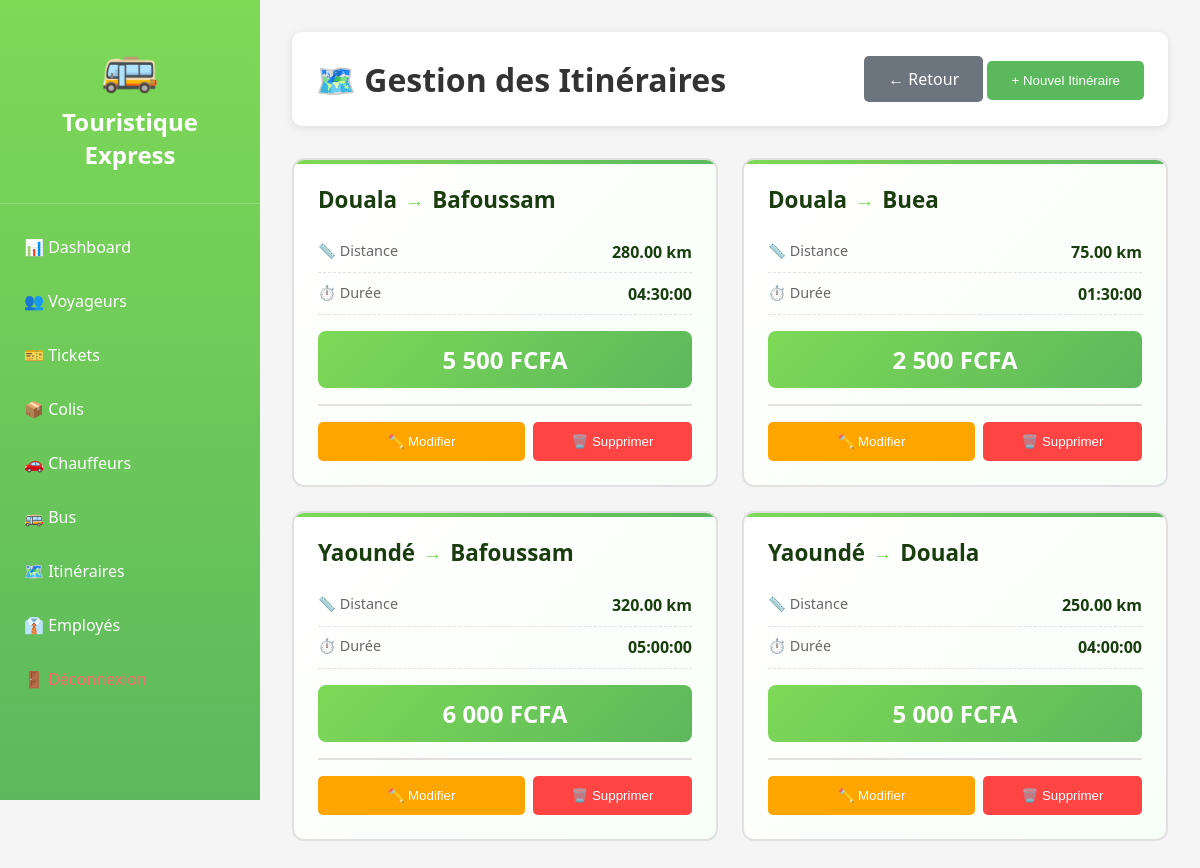
Page /admin_itineraires.php (signed in) on the committed database.
### tables this page shows
CREATE TABLE itineraires (
    id_itineraire INT AUTO_INCREMENT PRIMARY KEY,
    ville_depart VARCHAR(100) NOT NULL,
    ville_arrivee VARCHAR(100) NOT NULL,
    distance_km DECIMAL(10,2),
    duree_estimee TIME,
    prix_base DECIMAL(10,2) NOT NULL
);

### admin_itineraires.php (the view, shortened to what this page needs)
<?php
$conn = getDBConnection();
$itineraires = $conn->query("SELECT * FROM itineraires ORDER BY ville_depart, ville_arrivee")->fetchAll(PDO::FETCH_ASSOC);
?>
<!DOCTYPE html>
<html lang="fr">
<head>
</head>
<body>
    <aside class="sidebar">
        <div class="logo-sidebar">
            <div style="font-size: 3rem;">🚌</div>
            <h2><?php echo APP_NAME; ?></h2>
        </div>
        <ul class="menu">
            <li><a href="admin_dashboard.php"><span>📊</span> Dashboard</a></li>
            <li><a href="admin_voyageurs.php"><span>👥</span> Voyageurs</a></li>
            <li><a href="admin_tickets.php"><span>🎫</span> Tickets</a></li>
            <li><a href="admin_colis.php"><span>📦</span> Colis</a></li>
            <li><a href="admin_chauffeurs.php"><span>🚗</span> Chauffeurs</a></li>
            <li><a href="admin_bus.php"><span>🚌</span> Bus</a></li>
            <li><a href="admin_itineraires.php" class="active"><span>🗺️</span> Itinéraires</a></li>
            <li><a href="admin_employes.php"><span>👔</span> Employés</a></li>
            <li><a href="logout.php" style="color: #ff6b6b;"><span>🚪</span> Déconnexion</a></li>
        </ul>
    </aside>
    <main class="main-content">
        <div class="top-bar">
            <h1>🗺️ Gestion des Itinéraires</h1>
            <div>
                <a href="admin_dashboard.php" class="btn btn-back">← Retour</a>
                <button onclick="openModal('create')" class="btn btn-primary">+ Nouvel Itinéraire</button>
            </div>
        </div>
        <div class="itineraires-grid">
            <?php foreach ($itineraires as $it): ?>
            <div class="itineraire-card">
                <div class="route">
                    <span><?php echo htmlspecialchars($it['ville_depart']); ?></span>
                    <span class="route-arrow">→</span>
                    <span><?php echo htmlspecialchars($it['ville_arrivee']); ?></span>
                </div>
                <div class="detail-row">
                    <span class="detail-label">📏 Distance</span>
                    <span class="detail-value"><?php echo $it['distance_km']; ?> km</span>
                </div>
                <div class="detail-row">
                    <span class="detail-label">⏱️ Durée</span>
                    <span class="detail-value"><?php echo $it['duree_estimee']; ?></span>
                </div>
                <div class="price-tag">
                    <?php echo number_format($it['prix_base'], 0, ',', ' '); ?> FCFA
                </div>
                <div class="card-actions">
                    <button onclick='editItineraire(<?php echo json_encode($it); ?>)' class="btn btn-warning btn-small" style="flex: 1;">✏️ Modifier</button>
                    <form method="POST" style="flex: 1;" onsubmit="return confirm('Confirmer la suppression ?');">
                        <button type="submit" class="btn btn-danger btn-small" style="width: 100%;">🗑️ Supprimer</button>
                    </form>
                </div>
            </div>
            <?php endforeach; ?>
        </div>
    </main>
</body>
</html>

### admin_itineraires.php (style rules this page uses)
* { margin: 0; padding: 0; box-sizing: border-box; }
body { font-family: 'Segoe UI', Tahoma, Geneva, Verdana, sans-serif; background: #f5f5f5; }
.sidebar { position: fixed; left: 0; top: 0; width: 260px; height: 100vh; background: linear-gradient(180deg, #7ed957 0%, #5cb85c 100%); color: white; padding: 2rem 0; overflow-y: auto; }
.logo-sidebar { text-align: center; padding: 0 1rem 2rem; border-bottom: 1px solid rgba(255,255,255,0.2); }
.logo-sidebar h2 { font-size: 1.5rem; margin-top: 0.5rem; }
.menu { list-style: none; padding: 1rem 0; }
.menu li a { display: block; padding: 1rem 1.5rem; color: white; text-decoration: none; transition: background 0.3s; }
.main-content { margin-left: 260px; padding: 2rem; }
.top-bar { background: white; padding: 1.5rem; border-radius: 10px; margin-bottom: 2rem; box-shadow: 0 2px 10px rgba(0,0,0,0.1); display: flex; justify-content: space-between; align-items: center; }
.top-bar h1 { color: #333; }
.btn { padding: 0.75rem 1.5rem; border: none; border-radius: 5px; cursor: pointer; font-weight: 500; text-decoration: none; display: inline-block; transition: transform 0.2s; }
.btn-primary { background: #5cb85c; color: white; }
.btn-danger { background: #ff4444; color: white; }
.btn-warning { background: #ffa500; color: white; }
.btn-back { background: #6c757d; color: white; }
.itineraires-grid { display: grid; grid-template-columns: repeat(auto-fill, minmax(320px, 1fr)); gap: 1.5rem; }
.itineraire-card { background: linear-gradient(135deg, #ffffff, #f8fff8); border: 2px solid #e0e0e0; border-radius: 12px; padding: 1.5rem; transition: all 0.3s; position: relative; overflow: hidden; }
.itineraire-card::before { content: ''; position: absolute; top: 0; left: 0; width: 100%; height: 4px; background: linear-gradient(90deg, #7ed957, #5cb85c); }
.route { font-size: 1.4rem; font-weight: bold; color: #1a3d0f; margin-bottom: 1rem; display: flex; align-items: center; gap: 0.5rem; }
.route-arrow { color: #7ed957; font-size: 1.2rem; }
.detail-row { display: flex; justify-content: space-between; padding: 0.6rem 0; border-bottom: 1px dashed #e0e0e0; }
.detail-label { color: #666; font-size: 0.9rem; }
.detail-value { font-weight: 600; color: #1a3d0f; }
.price-tag { background: linear-gradient(135deg, #7ed957, #5cb85c); color: white; font-size: 1.5rem; font-weight: bold; padding: 0.75rem; border-radius: 8px; text-align: center; margin: 1rem 0; }
.card-actions { display: flex; gap: 0.5rem; margin-top: 1rem; padding-top: 1rem; border-top: 2px solid #e0e0e0; }

### rows in the picture
itineraires: ville_depart "Douala", ville_arrivee "Bafoussam", distance_km "280.00", duree_estimee "04:30:00", prix_base "5 500"
itineraires: ville_depart "Douala", ville_arrivee "Buea", distance_km "75.00", duree_estimee "01:30:00", prix_base "2 500"
itineraires: ville_depart "Yaoundé", ville_arrivee "Bafoussam", distance_km "320.00", duree_estimee "05:00:00", prix_base "6 000"
itineraires: ville_depart "Yaoundé", ville_arrivee "Douala", distance_km "250.00", duree_estimee "04:00:00", prix_base "5 000"

### other values in the picture
APP_NAME "Touristique Express"
